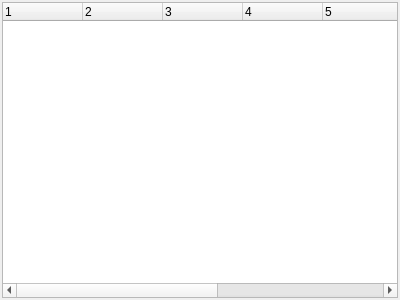
<?xml version="1.0" encoding="UTF-8"?>
<ui version="4.0">
 <class>CanStatusWindow</class>
 <widget class="QWidget" name="CanStatusWindow">
  <property name="geometry">
   <rect>
    <x>0</x>
    <y>0</y>
    <width>400</width>
    <height>300</height>
   </rect>
  </property>
  <property name="windowTitle">
   <string>Can Status</string>
  </property>
  <layout class="QVBoxLayout" name="verticalLayout">
   <property name="leftMargin">
    <number>2</number>
   </property>
   <property name="topMargin">
    <number>2</number>
   </property>
   <property name="rightMargin">
    <number>2</number>
   </property>
   <property name="bottomMargin">
    <number>2</number>
   </property>
   <item>
    <widget class="QTreeWidget" name="treeWidget">
     <property name="indentation">
      <number>0</number>
     </property>
     <property name="itemsExpandable">
      <bool>false</bool>
     </property>
     <property name="columnCount">
      <number>9</number>
     </property>
     <attribute name="headerDefaultSectionSize">
      <number>80</number>
     </attribute>
     <column>
      <property name="text">
       <string notr="true">1</string>
      </property>
     </column>
     <column>
      <property name="text">
       <string notr="true">2</string>
      </property>
     </column>
     <column>
      <property name="text">
       <string notr="true">3</string>
      </property>
     </column>
     <column>
      <property name="text">
       <string notr="true">4</string>
      </property>
     </column>
     <column>
      <property name="text">
       <string notr="true">5</string>
      </property>
     </column>
     <column>
      <property name="text">
       <string notr="true">6</string>
      </property>
     </column>
     <column>
      <property name="text">
       <string notr="true">7</string>
      </property>
     </column>
     <column>
      <property name="text">
       <string notr="true">8</string>
      </property>
     </column>
     <column>
      <property name="text">
       <string notr="true">9</string>
      </property>
     </column>
    </widget>
   </item>
  </layout>
 </widget>
 <resources/>
 <connections/>
</ui>
